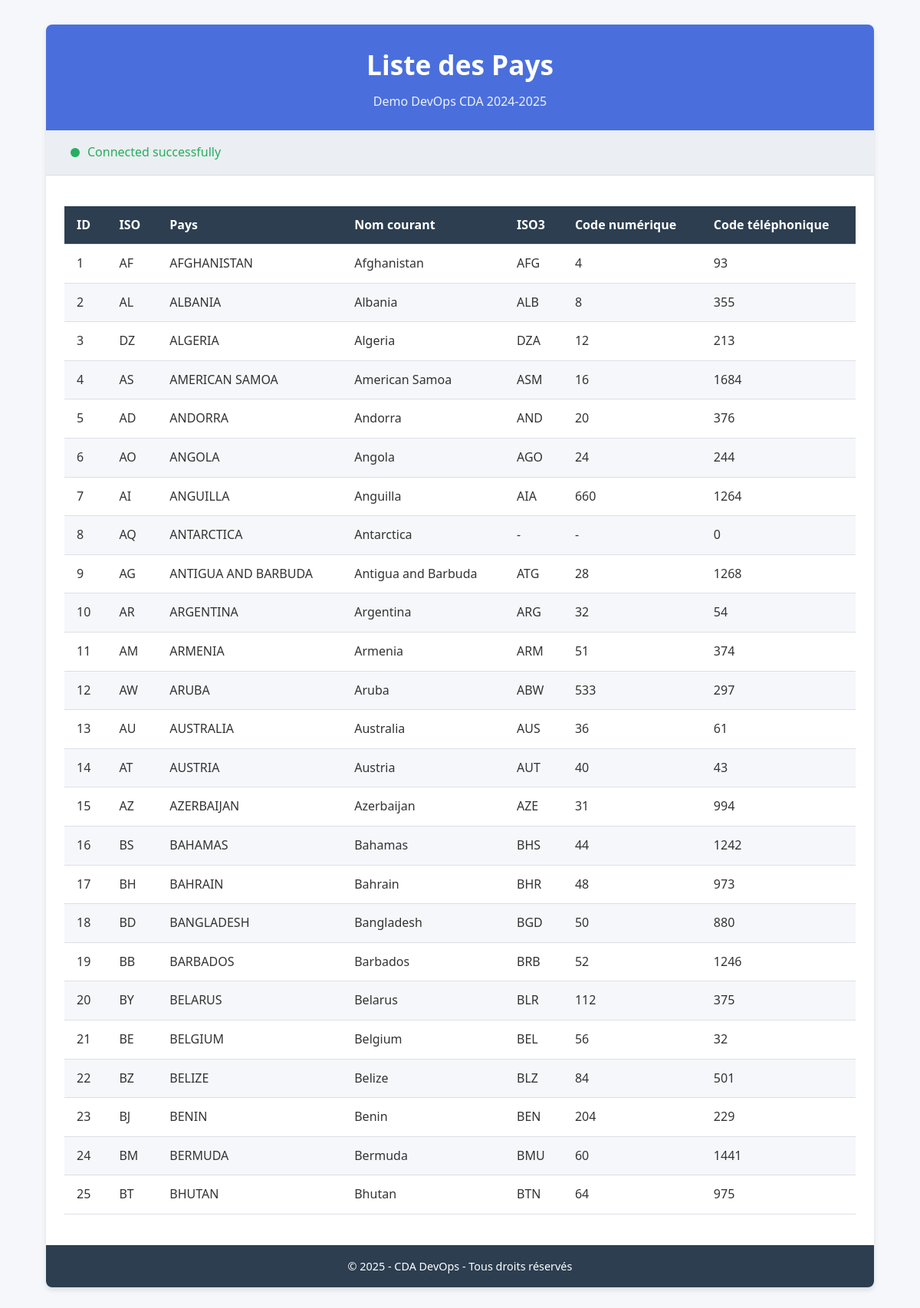
The page / on the database its author committed.
### tables this page shows
CREATE TABLE IF NOT EXISTS `country` (
  `id` int(11) NOT NULL AUTO_INCREMENT,
  `iso` char(2) NOT NULL,
  `name` varchar(80) NOT NULL,
  `nicename` varchar(80) NOT NULL,
  `iso3` char(3) DEFAULT NULL,
  `numcode` smallint(6) DEFAULT NULL,
  `phonecode` int(5) NOT NULL,
  PRIMARY KEY (`id`)
);

### src/connect.php (called while the page is built, shortened)
<?php
$dbhost = getenv('DB_HOST');
$dbname = getenv('DB_NAME');
$dbuser = getenv('DB_USER');
$dbpass = getenv('DB_PASSWORD');
$mysqli = new mysqli($dbhost, $dbuser, $dbpass, $dbname);
function getConnectionStatus() {
    return [
        'status' => 'success',
        'message' => 'Connected successfully'
    ];
}
function getCountries($limit = 10) {
    global $mysqli;
    $countries = [];
    $connection = getConnectionStatus();
    $query = "SELECT * FROM country LIMIT $limit";
    $result = $mysqli->query($query);
    if ($result && $result->num_rows > 0) {
        while($row = $result->fetch_assoc()) {
            $countries[] = $row;
        }
        return [
            'status' => 'success',
            'data' => $countries,
            'message' => 'Data retrieved successfully'
        ];
    } else {
        return [
            'status' => 'error',
            'data' => [],
            'message' => 'No record found'
        ];
    }
}
?>

### src/index.php (the view, shortened to what this page needs)
<?php
include 'connect.php';
$connection = getConnectionStatus();
$countries = getCountries(25);
?>
<!DOCTYPE html>
<html lang="fr">
<head>
    <link rel="stylesheet" href="styles.css">
</head>
<body>
    <div class="container">
        <header>
            <h1>Liste des Pays</h1>
            <p class="subtitle">Demo DevOps CDA 2024-2025</p>
        </header>
        <div class="status-bar <?php echo $connection['status']; ?>">
            <div class="status-indicator"></div>
            <p><?php echo $connection['message']; ?></p>
        </div>
        <?php if($countries['status'] === 'success'): ?>
            <div class="data-container">
                <table>
                    <thead>
                        <tr>
                            <th>ID</th>
                            <th>ISO</th>
                            <th>Pays</th>
                            <th>Nom courant</th>
                            <th>ISO3</th>
                            <th>Code numérique</th>
                            <th>Code téléphonique</th>
                        </tr>
                    </thead>
                    <tbody>
                        <?php foreach($countries['data'] as $country): ?>
                        <tr>
                            <td><?php echo $country['id']; ?></td>
                            <td><?php echo $country['iso']; ?></td>
                            <td><?php echo $country['name']; ?></td>
                            <td><?php echo $country['nicename']; ?></td>
                            <td><?php echo $country['iso3'] ?: '-'; ?></td>
                            <td><?php echo $country['numcode'] ?: '-'; ?></td>
                            <td><?php echo $country['phonecode']; ?></td>
                        </tr>
                        <?php endforeach; ?>
                    </tbody>
                </table>
            </div>
        <?php else: ?>
            <div class="error-message">
                <p><?php echo $countries['message']; ?></p>
            </div>
        <?php endif; ?>
        <footer>
            <p>&copy; <?php echo date('Y'); ?> - CDA DevOps - Tous droits réservés</p>
        </footer>
    </div>
</body>
</html>

### src/styles.css (style rules this page uses)
:root { --primary-color: #4a6fdc; --secondary-color: #2c3e50; --success-color: #27ae60; --error-color: #e74c3c; --text-color: #333; --background-light: #f5f7fa; --background-dark: #ebeef2; --border-color: #dcdfe6; }
* { margin: 0; padding: 0; box-sizing: border-box; font-family: "Segoe UI", Tahoma, Geneva, Verdana, sans-serif; }
body { background-color: var(--background-light); color: var(--text-color); line-height: 1.6; }
.container { width: 90%; max-width: 1200px; margin: 2rem auto; background-color: white; border-radius: 8px; box-shadow: 0 4px 6px rgba(0, 0, 0, 0.1); overflow: hidden; }
header { background-color: var(--primary-color); color: white; padding: 1.5rem 2rem; text-align: center; }
header h1 { margin-bottom: 0.5rem; font-size: 2.2rem; }
.subtitle { font-size: 1rem; opacity: 0.9; }
.status-bar { display: flex; align-items: center; padding: 1rem 2rem; background-color: var(--background-dark); border-bottom: 1px solid var(--border-color); }
.status-indicator { width: 12px; height: 12px; border-radius: 50%; margin-right: 10px; }
.success .status-indicator { background-color: var(--success-color); }
.success { color: var(--success-color); }
.data-container { padding: 1.5rem; overflow-x: auto; }
table { width: 100%; border-collapse: collapse; margin: 1rem 0; }
th, td { padding: 0.75rem 1rem; text-align: left; border-bottom: 1px solid var(--border-color); }
th { background-color: var(--secondary-color); color: white; font-weight: 600; }
tr:nth-child(even) { background-color: var(--background-light); }
footer { background-color: var(--secondary-color); color: white; text-align: center; padding: 1rem; font-size: 0.9rem; }

### rows shown on the page
country: id "1", iso "AF", name "AFGHANISTAN", nicename "Afghanistan", iso3 "AFG", numcode "4", phonecode "93"
country: id "2", iso "AL", name "ALBANIA", nicename "Albania", iso3 "ALB", numcode "8", phonecode "355"
country: id "3", iso "DZ", name "ALGERIA", nicename "Algeria", iso3 "DZA", numcode "12", phonecode "213"
country: id "4", iso "AS", name "AMERICAN SAMOA", nicename "American Samoa", iso3 "ASM", numcode "16", phonecode "1684"
country: id "5", iso "AD", name "ANDORRA", nicename "Andorra", iso3 "AND", numcode "20", phonecode "376"
country: id "6", iso "AO", name "ANGOLA", nicename "Angola", iso3 "AGO", numcode "24", phonecode "244"
country: id "7", iso "AI", name "ANGUILLA", nicename "Anguilla", iso3 "AIA", numcode "660", phonecode "1264"
country: id "8", iso "AQ", name "ANTARCTICA", nicename "Antarctica", iso3 "-", numcode "-", phonecode "0"
country: id "9", iso "AG", name "ANTIGUA AND BARBUDA", nicename "Antigua and Barbuda", iso3 "ATG", numcode "28", phonecode "1268"
country: id "10", iso "AR", name "ARGENTINA", nicename "Argentina", iso3 "ARG", numcode "32", phonecode "54"
country: id "11", iso "AM", name "ARMENIA", nicename "Armenia", iso3 "ARM", numcode "51", phonecode "374"
country: id "12", iso "AW", name "ARUBA", nicename "Aruba", iso3 "ABW", numcode "533", phonecode "297"
country: id "13", iso "AU", name "AUSTRALIA", nicename "Australia", iso3 "AUS", numcode "36", phonecode "61"
country: id "14", iso "AT", name "AUSTRIA", nicename "Austria", iso3 "AUT", numcode "40", phonecode "43"
country: id "15", iso "AZ", name "AZERBAIJAN", nicename "Azerbaijan", iso3 "AZE", numcode "31", phonecode "994"
country: id "16", iso "BS", name "BAHAMAS", nicename "Bahamas", iso3 "BHS", numcode "44", phonecode "1242"
country: id "17", iso "BH", name "BAHRAIN", nicename "Bahrain", iso3 "BHR", numcode "48", phonecode "973"
country: id "18", iso "BD", name "BANGLADESH", nicename "Bangladesh", iso3 "BGD", numcode "50", phonecode "880"
country: id "19", iso "BB", name "BARBADOS", nicename "Barbados", iso3 "BRB", numcode "52", phonecode "1246"
country: id "20", iso "BY", name "BELARUS", nicename "Belarus", iso3 "BLR", numcode "112", phonecode "375"
country: id "21", iso "BE", name "BELGIUM", nicename "Belgium", iso3 "BEL", numcode "56", phonecode "32"
country: id "22", iso "BZ", name "BELIZE", nicename "Belize", iso3 "BLZ", numcode "84", phonecode "501"
country: id "23", iso "BJ", name "BENIN", nicename "Benin", iso3 "BEN", numcode "204", phonecode "229"
country: id "24", iso "BM", name "BERMUDA", nicename "Bermuda", iso3 "BMU", numcode "60", phonecode "1441"
country: id "25", iso "BT", name "BHUTAN", nicename "Bhutan", iso3 "BTN", numcode "64", phonecode "975"

### other values the page prints
$connection['message'] "Connected successfully"
